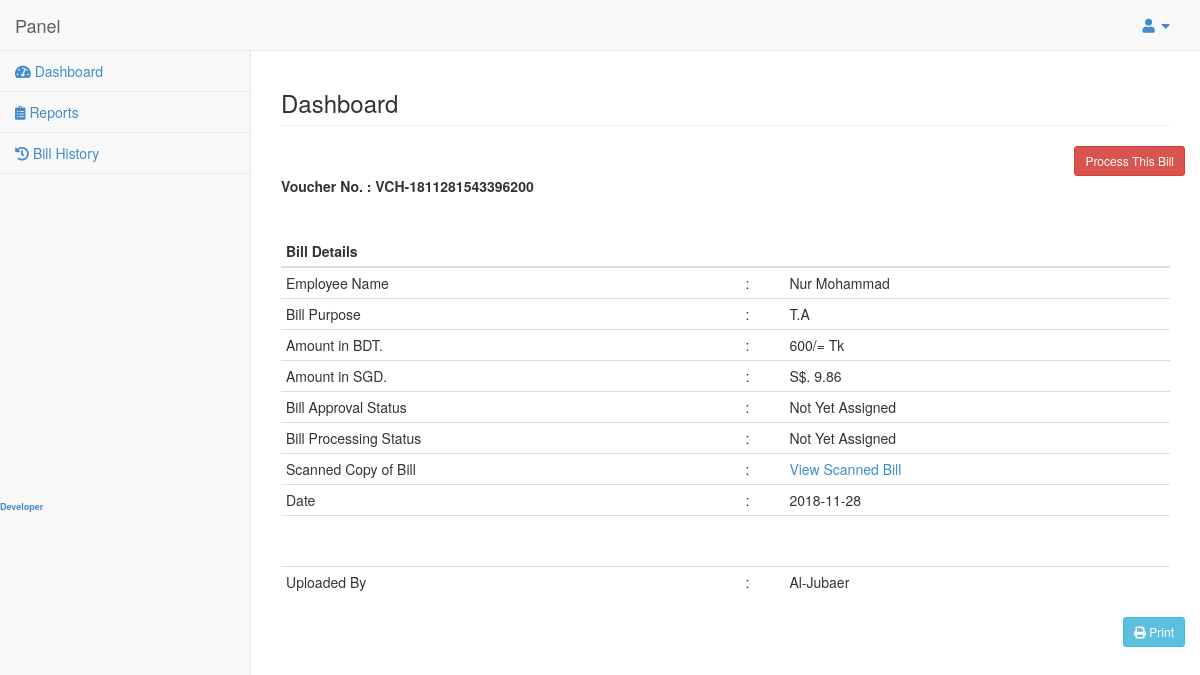
Screenshot of /admin/dir/view_bill.php?id=3 (signed in) with the database file from the repository.
### tables this page shows
CREATE TABLE `expenditures` (
  `id` int(11) NOT NULL AUTO_INCREMENT,
  `voucher_no` text NOT NULL,
  `processed_by` text NOT NULL,
  `inv_for` text NOT NULL,
  `purpose_of_exp` text NOT NULL,
  `amount_bdt` text NOT NULL,
  `amount_sgd` text NOT NULL,
  `amount_usd` text NOT NULL,
  `approved` text NOT NULL,
  `processed` text NOT NULL,
  `scan_doc` text NOT NULL,
  `date` text NOT NULL,
  `up_by` text NOT NULL,
  PRIMARY KEY (`id`)
);

### admin/dir/view_bill.php (the view, shortened to what this page needs)
<?php
include('../includes/vus.php');
$id = $_GET['id'];
$bill_q = mysqli_query($con,"SELECT * FROM expenditures WHERE id='$id'");
$row=mysqli_fetch_array($bill_q);
$voucher_no = $row['voucher_no'];
$inv_for = $row['inv_for'];
$purpose_of_exp = $row['purpose_of_exp'];
$amount_bdt = $row['amount_bdt'];
$amount_sgd = $row['amount_sgd'];
$approved = $row['approved'];
$processed = $row['processed'];
$scan_doc = $row['scan_doc'];
$processed_by = $row['processed_by'];
$date = $row['date'];
?>
<!DOCTYPE html>
<html>
<head>
    <?php include('../includes/head.php'); ?>
</head>
<body>
    <div id="wrapper">
        <?php include('../includes/menu.php'); ?>
        <div id="page-wrapper">
            <div class="row">
                <div class="col-lg-12">
                    <h3 class="page-header">Dashboard</h3>
                </div>
            </div>
            <div class="row">
                <a class="btn btn-danger btn-sm pull-right" href="process_bill.php?id=<?php echo $id; ?>">Process This Bill</a>
                <div id="divToPrint">
                <div class="col-md-12">
                    <div align="left">
                        <span style="font-weight:bold;">Voucher No. : <?php echo $voucher_no; ?></span>
                        <br><br><br>
                    </div>
                        <table class="table table-condensed table-hover">
                            <thead>
                              <tr>
                                <th colspan="3">Bill Details</th>
                              </tr>
                            </thead>
                                <tr>
                                    <td> Employee Name</td>
                                    <td>:</td>
                                    <td><?php echo $inv_for; ?></td>
                                </tr>
                                <tr>
                                    <td> Bill Purpose</td>
                                    <td>:</td>
                                    <td><?php echo $purpose_of_exp; ?></td>
                                </tr>
                                <tr>
                                    <td> Amount in BDT.</td>
                                    <td>:</td>
                                    <td><?php echo $amount_bdt."/= Tk"; ?></td>
                                </tr>
                                <tr>
                                    <td> Amount in SGD.</td>
                                    <td>:</td>
                                    <td><?php echo "S$. ".round($amount_sgd,3); ?></td>
                                </tr>
                                <tr>
                                    <td> Bill Approval Status</td>
                                    <td>:</td>
                                    <td><?php echo $approved; ?></td>
                                </tr>
                                <tr>
                                    <td> Bill Processing Status</td>
                                    <td>:</td>
                                    <td><?php echo $processed; ?></td>
                                </tr>
                                <tr>
                                    <td> Scanned Copy of Bill</td>
                                    <td>:</td>
                                    <td><a target="_blank" href='../../scanned_docs/<?php echo $scan_doc; ?>'>View Scanned Bill</a></td>
                                </tr>
                                <tr>
                                    <td> Date</td>
                                    <td>:</td>
                                    <td><?php echo $date; ?></td>
                                </tr>
                                <tr>
                                    <td colspan="3"><br><br></td>
                                </tr>
                                <tr>
                                    <td>Uploaded By</td>
                                    <td>:</td>
                                    <td><?php echo $processed_by; ?></td>
                                </tr>
                        </table>
                </div>
                <br>
                <br>
                <br>
                <a class="btn btn-info btn-sm pull-right" onclick="PrintDiv();"><i class="fas fa-print"></i> Print</a>
                </div>
            </div>
        </div>
    </div>
</body>
</html>

### admin/css/sb-admin.css (style rules this page uses)
body { padding-top: 100px; background-color: #f8f8f8; }
@media (min-width:768px) { body { padding-top: 50px; } }
#wrapper { width: 100%; }
#page-wrapper { padding: 0 15px; min-height: 568px; background-color: #fff; }
@media (min-width:768px) { #page-wrapper { position: inherit; margin: 0 0 0 250px; padding: 0 30px; min-height: 1300px; border-left: 1px solid #e7e7e7; } }

### rows the page displays
expenditures: voucher_no "VCH-1811281543396200", inv_for "Nur Mohammad", purpose_of_exp "T.A", amount_bdt "600", amount_sgd "9.86", approved "Not Yet Assigned", processed "Not Yet Assigned", date "2018-11-28", processed_by "Al-Jubaer"
